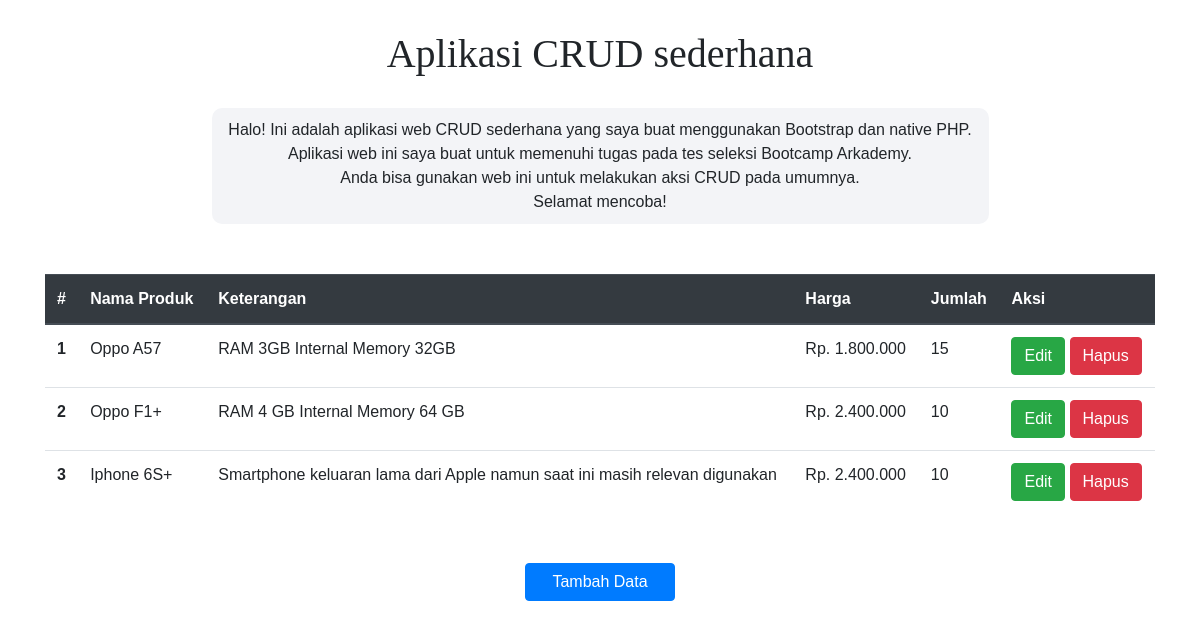
The page / on the database its author committed.
### tables this page shows
CREATE TABLE `produk` (
  `id` int(11) NOT NULL,
  `nama_produk` varchar(50) NOT NULL,
  `keterangan` text NOT NULL,
  `harga` int(7) NOT NULL,
  `jumlah` int(3) NOT NULL
);

### index.php (the view, shortened to what this page needs)
<?php
    include 'connect.php';
?>
<!DOCTYPE html>
<html lang="id">
<head>
	<link rel="stylesheet" href="style/style.css">
	<link rel="stylesheet" href="https://cdn.jsdelivr.net/npm/bootstrap@4.5.3/dist/css/bootstrap.min.css"><link rel="stylesheet" href="https://cdn.jsdelivr.net/npm/bootstrap@4.5.3/dist/css/bootstrap.min.css">
</head>
<body>
	<div class="container">
		<h1>Aplikasi CRUD sederhana</h1>
		<div class="salam">
			Halo! Ini adalah aplikasi web CRUD sederhana yang saya buat menggunakan Bootstrap dan native PHP. <br>
			Aplikasi web ini saya buat untuk memenuhi tugas pada tes seleksi Bootcamp Arkademy. <br>
			Anda bisa gunakan web ini untuk melakukan aksi CRUD pada umumnya. <br>
			Selamat mencoba!
		</div>
		<table class="table">
			<thead class="thead-dark">
				<tr>
					<th scope="col">#</th>
					<th scope="col">Nama Produk</th>
					<th scope="col">Keterangan</th>
					<th scope="col">Harga</th>
					<th scope="col">Jumlah</th>
					<th scope="col">Aksi</th>
				</tr>
			</thead>
			<tbody>
				<?php
				$produk = mysqli_query($conn, "SELECT * FROM produk");
				$i = 1;
				while($data_produk = mysqli_fetch_array($produk)) {
				?>
				<tr>
					<th scope="row"><?php echo $i++ ?></th>
					<td><?php echo $data_produk['nama_produk']; ?></td>
					<td><?php echo $data_produk['keterangan']; ?></td>
					<td><?php echo "Rp. " . number_format($data_produk['harga'],0,',','.'); ?></td>
					<td><?php echo $data_produk['jumlah']; ?></td>
					<td>
						<a href="edit.php?id=<?php echo $data_produk['id']; ?>" role="button" class="btn btn-success">Edit</a>
						<a href="#" role="button" class="btn btn-danger btn-hapus" onclick="konfirmasiHapus(this)" data-id="<?php echo $data_produk['id']; ?>">Hapus</a>
					</td>
				</tr>
				<?php
				}
				?>
			</tbody>
		</table>
		<a href="tambah.php" role="button" class="btn btn-primary btn-tambah" data-toggle="modal" data-target="#modalTambahData">Tambah Data</a>
	</div>
</body>
</html>

### style/style.css (style rules this page uses)
body { font-family: SignikaRegular, sans-serif !important; }
.container { padding: 10px 0; }
h1 { font-family: SignikaBold; width: fit-content; margin: 20px auto !important; }
.salam { background-color: #F3F4F7; border-radius: 10px; text-align: center; margin: 30px auto; padding: 10px; width: 70%; }
table.table { margin: 50px auto !important; }
.btn-tambah { display: block !important; margin: 10px auto; max-width: 150px; }

### rows shown on the page
produk: nama_produk "Oppo A57", keterangan "RAM 3GB Internal Memory 32GB", harga "1.800.000", jumlah "15"
produk: nama_produk "Oppo F1+", keterangan "RAM 4 GB Internal Memory 64 GB", harga "2.400.000", jumlah "10"
produk: nama_produk "Iphone 6S+", keterangan "Smartphone keluaran lama dari Apple namun saat ini masih relevan digunakan", harga "2.400.000", jumlah "10"
